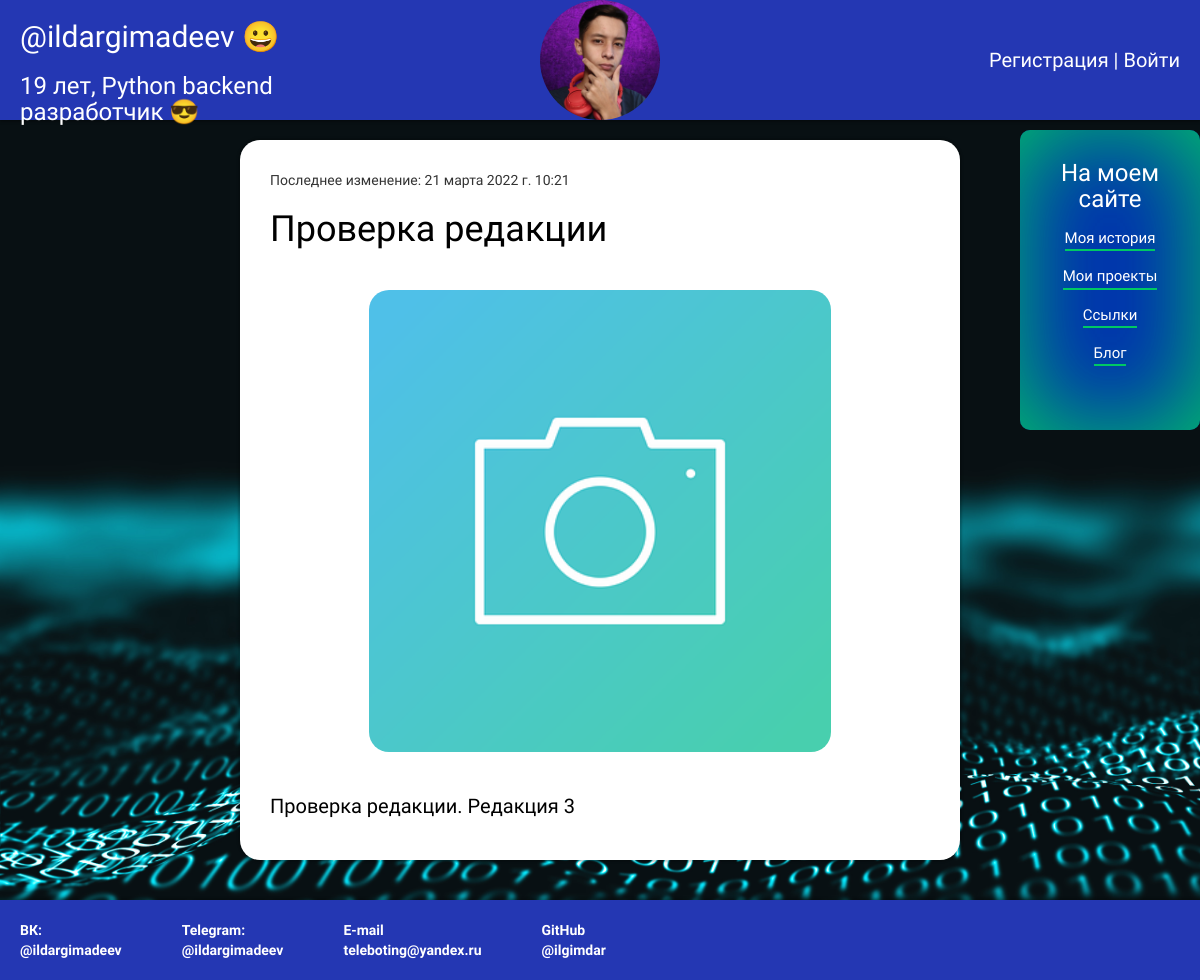
The app's page /articles/26/ with its own data.
### blog/models.py (models this page shows, shortened)
class Post(models.Model):
    author = models.ForeignKey(settings.AUTH_USER_MODEL, on_delete=models.CASCADE, verbose_name='Автор статьи')
    title = models.CharField(max_length=200, verbose_name='Заголовок')
    text = models.TextField(verbose_name='Текст статьи')
    created_date = models.DateTimeField(default=timezone.now)
    published_date = models.DateTimeField(blank=True, null=True, verbose_name='Дата публикации')
    photo = models.ImageField(null=True)
    cat = models.ForeignKey('Category', on_delete=models.PROTECT, null=True, verbose_name='Категория')
    class Meta:
        verbose_name = 'Пост'
        verbose_name_plural = 'Посты'
        ordering = ['-published_date']

### articles/views.py (the view)
# urls.py: path('<int:pk>/', PostDetail.as_view(), name='post_detail'),
class PostDetail(View):
    template_name = 'articles/post_detail.html'
    def dispatch(self, request, *args, **kwargs):
        if request.method == "POST":
            if request.POST['post_delete'] is not None:
                return redirect('post_delete', pk=self.kwargs['pk'])
        post = get_object_or_404(Post, pk=self.kwargs['pk'])
        return render(request, self.template_name, {'post': post})

### articles/templates/articles/post_detail.html (shortened to what this page needs)
{% extends 'blog/base.html' %}
{% load static %}
{% block content %}
<div class="post_full">
    {% if post.published_date %}
    <div class="date">
        Последнее изменение: {{ post.published_date }}
    </div>
    {% endif %}
    <h1 class="post-name">{{ post.title }}</h1>
    {% if post.photo %}
    <div class="post_full_img">
        <p><img src="{{ post.photo.url }}"></p>
    </div>
    {% else %}
    <div class="post_full_img">
        <p><img src="{% static 'images/default.png'%}"></p>
    </div>
    {% endif %}
    <p>{{ post.text|linebreaksbr }}</p>
</div>
{% endblock %}

### blog/static/css/styles.css (style rules this page uses)
html { scroll-behavior: smooth; }
body { font-family: 'Nunito Sans', sans-serif; background: url('/../static/images/blue_back.jpg'); background-repeat: no-repeat; background-size: cover; background-attachment: fixed; }
img { pointer-events: none; }
h1 { color: white; }
p { color: black; }
.post-name { color: black; }
.post_full { background: #ffffff; border-radius: 20px; display:block; width: 60%; margin-top: 20px; margin-left: auto; margin-right: auto; box-shadow: 0px 0px 2px 2px rgba(0, 0, 0, 0.2); padding: 30px; }
.post_full p { margin-top: 40px; font-size: 20px; }
.post_full_img { text-align: center; }
.post_full_img img { width: 70%; margin-left: auto; margin-right: auto; border-radius: 20px; }

### records on screen
Post: published_date "21 марта 2022 г. 10:21", title "Проверка редакции", photo (placeholder picture), text "Проверка редакции. Редакция 3"
